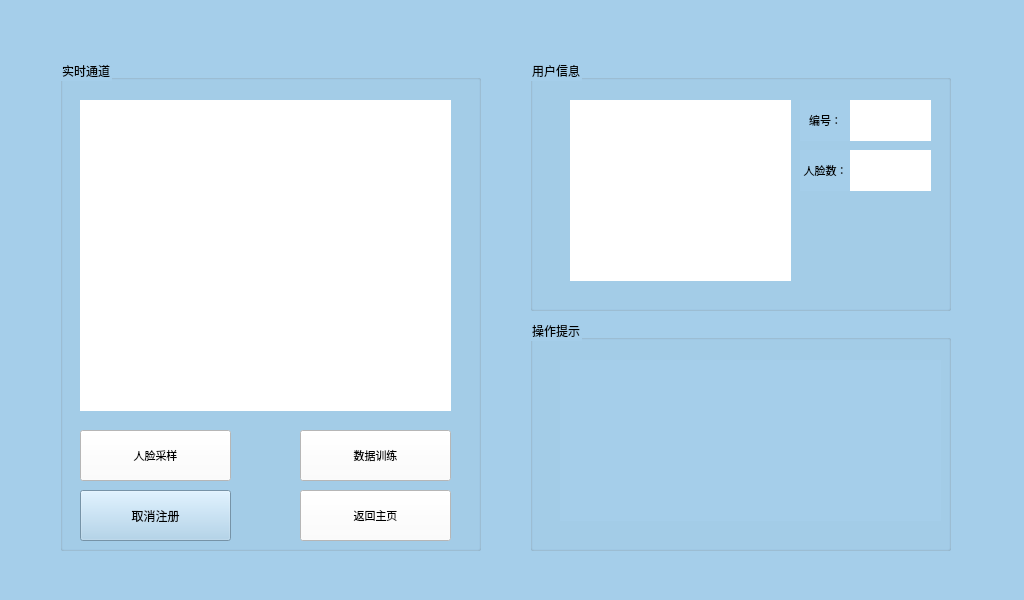
<?xml version="1.0" encoding="UTF-8"?>
<ui version="4.0">
 <class>registerWin</class>
 <widget class="QWidget" name="registerWin">
  <property name="geometry">
   <rect>
    <x>0</x>
    <y>0</y>
    <width>1024</width>
    <height>600</height>
   </rect>
  </property>
  <property name="windowTitle">
   <string>Form</string>
  </property>
  <property name="styleSheet">
   <string notr="true">background-color: rgb(165, 206, 234);</string>
  </property>
  <widget class="QPushButton" name="cancelReg_bt">
   <property name="geometry">
    <rect>
     <x>80</x>
     <y>490</y>
     <width>151</width>
     <height>51</height>
    </rect>
   </property>
   <property name="text">
    <string>取消注册</string>
   </property>
  </widget>
  <widget class="QGroupBox" name="userInfo_gb">
   <property name="geometry">
    <rect>
     <x>530</x>
     <y>60</y>
     <width>421</width>
     <height>251</height>
    </rect>
   </property>
   <property name="title">
    <string>用户信息</string>
   </property>
  </widget>
  <widget class="QLabel" name="displayLabel">
   <property name="geometry">
    <rect>
     <x>80</x>
     <y>100</y>
     <width>371</width>
     <height>311</height>
    </rect>
   </property>
   <property name="sizePolicy">
    <sizepolicy hsizetype="Preferred" vsizetype="Preferred">
     <horstretch>0</horstretch>
     <verstretch>0</verstretch>
    </sizepolicy>
   </property>
   <property name="minimumSize">
    <size>
     <width>0</width>
     <height>0</height>
    </size>
   </property>
   <property name="maximumSize">
    <size>
     <width>16777215</width>
     <height>16777215</height>
    </size>
   </property>
   <property name="styleSheet">
    <string notr="true">background-color: rgb(255, 255, 255);</string>
   </property>
   <property name="text">
    <string/>
   </property>
   <property name="alignment">
    <set>Qt::AlignCenter</set>
   </property>
  </widget>
  <widget class="QPushButton" name="trainButton">
   <property name="geometry">
    <rect>
     <x>300</x>
     <y>430</y>
     <width>151</width>
     <height>51</height>
    </rect>
   </property>
   <property name="sizePolicy">
    <sizepolicy hsizetype="Fixed" vsizetype="Fixed">
     <horstretch>0</horstretch>
     <verstretch>0</verstretch>
    </sizepolicy>
   </property>
   <property name="minimumSize">
    <size>
     <width>151</width>
     <height>51</height>
    </size>
   </property>
   <property name="font">
    <font>
     <pointsize>8</pointsize>
    </font>
   </property>
   <property name="styleSheet">
    <string notr="true">background-color: rgb(255, 255, 255);</string>
   </property>
   <property name="text">
    <string>数据训练</string>
   </property>
  </widget>
  <widget class="QPushButton" name="samplerButton">
   <property name="geometry">
    <rect>
     <x>80</x>
     <y>430</y>
     <width>151</width>
     <height>51</height>
    </rect>
   </property>
   <property name="sizePolicy">
    <sizepolicy hsizetype="Fixed" vsizetype="Fixed">
     <horstretch>0</horstretch>
     <verstretch>0</verstretch>
    </sizepolicy>
   </property>
   <property name="minimumSize">
    <size>
     <width>151</width>
     <height>51</height>
    </size>
   </property>
   <property name="font">
    <font>
     <pointsize>8</pointsize>
    </font>
   </property>
   <property name="styleSheet">
    <string notr="true">background-color: rgb(255, 255, 255);</string>
   </property>
   <property name="text">
    <string>人脸采样</string>
   </property>
  </widget>
  <widget class="QPushButton" name="returnButton">
   <property name="geometry">
    <rect>
     <x>300</x>
     <y>490</y>
     <width>151</width>
     <height>51</height>
    </rect>
   </property>
   <property name="sizePolicy">
    <sizepolicy hsizetype="Fixed" vsizetype="Fixed">
     <horstretch>0</horstretch>
     <verstretch>0</verstretch>
    </sizepolicy>
   </property>
   <property name="minimumSize">
    <size>
     <width>151</width>
     <height>51</height>
    </size>
   </property>
   <property name="font">
    <font>
     <pointsize>8</pointsize>
    </font>
   </property>
   <property name="styleSheet">
    <string notr="true">background-color: rgb(255, 255, 255);</string>
   </property>
   <property name="text">
    <string>返回主页</string>
   </property>
  </widget>
  <widget class="QLabel" name="noticeLabel">
   <property name="geometry">
    <rect>
     <x>560</x>
     <y>360</y>
     <width>381</width>
     <height>161</height>
    </rect>
   </property>
   <property name="sizePolicy">
    <sizepolicy hsizetype="Preferred" vsizetype="Preferred">
     <horstretch>0</horstretch>
     <verstretch>0</verstretch>
    </sizepolicy>
   </property>
   <property name="minimumSize">
    <size>
     <width>0</width>
     <height>0</height>
    </size>
   </property>
   <property name="font">
    <font>
     <pointsize>8</pointsize>
    </font>
   </property>
   <property name="styleSheet">
    <string notr="true"/>
   </property>
   <property name="text">
    <string/>
   </property>
   <property name="alignment">
    <set>Qt::AlignCenter</set>
   </property>
  </widget>
  <widget class="QLabel" name="serialNumLabel">
   <property name="geometry">
    <rect>
     <x>850</x>
     <y>100</y>
     <width>81</width>
     <height>41</height>
    </rect>
   </property>
   <property name="sizePolicy">
    <sizepolicy hsizetype="Fixed" vsizetype="Fixed">
     <horstretch>0</horstretch>
     <verstretch>0</verstretch>
    </sizepolicy>
   </property>
   <property name="minimumSize">
    <size>
     <width>81</width>
     <height>41</height>
    </size>
   </property>
   <property name="font">
    <font>
     <pointsize>8</pointsize>
    </font>
   </property>
   <property name="styleSheet">
    <string notr="true">background-color: rgb(255, 255, 255);</string>
   </property>
   <property name="text">
    <string/>
   </property>
   <property name="alignment">
    <set>Qt::AlignCenter</set>
   </property>
  </widget>
  <widget class="QLabel" name="faceNumLabel">
   <property name="geometry">
    <rect>
     <x>850</x>
     <y>150</y>
     <width>81</width>
     <height>41</height>
    </rect>
   </property>
   <property name="sizePolicy">
    <sizepolicy hsizetype="Fixed" vsizetype="Fixed">
     <horstretch>0</horstretch>
     <verstretch>0</verstretch>
    </sizepolicy>
   </property>
   <property name="minimumSize">
    <size>
     <width>81</width>
     <height>41</height>
    </size>
   </property>
   <property name="font">
    <font>
     <pointsize>8</pointsize>
    </font>
   </property>
   <property name="styleSheet">
    <string notr="true">background-color: rgb(255, 255, 255);</string>
   </property>
   <property name="text">
    <string/>
   </property>
   <property name="alignment">
    <set>Qt::AlignCenter</set>
   </property>
  </widget>
  <widget class="QLabel" name="detectResultLabel">
   <property name="geometry">
    <rect>
     <x>570</x>
     <y>100</y>
     <width>221</width>
     <height>181</height>
    </rect>
   </property>
   <property name="sizePolicy">
    <sizepolicy hsizetype="Fixed" vsizetype="Fixed">
     <horstretch>0</horstretch>
     <verstretch>0</verstretch>
    </sizepolicy>
   </property>
   <property name="minimumSize">
    <size>
     <width>0</width>
     <height>0</height>
    </size>
   </property>
   <property name="maximumSize">
    <size>
     <width>16777215</width>
     <height>16777215</height>
    </size>
   </property>
   <property name="styleSheet">
    <string notr="true">background-color: rgb(255, 255, 255);</string>
   </property>
   <property name="text">
    <string/>
   </property>
   <property name="alignment">
    <set>Qt::AlignCenter</set>
   </property>
  </widget>
  <widget class="QLabel" name="label_5">
   <property name="geometry">
    <rect>
     <x>800</x>
     <y>100</y>
     <width>51</width>
     <height>41</height>
    </rect>
   </property>
   <property name="sizePolicy">
    <sizepolicy hsizetype="Preferred" vsizetype="Preferred">
     <horstretch>0</horstretch>
     <verstretch>0</verstretch>
    </sizepolicy>
   </property>
   <property name="minimumSize">
    <size>
     <width>0</width>
     <height>0</height>
    </size>
   </property>
   <property name="font">
    <font>
     <pointsize>8</pointsize>
    </font>
   </property>
   <property name="styleSheet">
    <string notr="true"/>
   </property>
   <property name="text">
    <string>编号：</string>
   </property>
   <property name="alignment">
    <set>Qt::AlignCenter</set>
   </property>
  </widget>
  <widget class="QLabel" name="label_2">
   <property name="geometry">
    <rect>
     <x>800</x>
     <y>150</y>
     <width>51</width>
     <height>41</height>
    </rect>
   </property>
   <property name="sizePolicy">
    <sizepolicy hsizetype="Preferred" vsizetype="Preferred">
     <horstretch>0</horstretch>
     <verstretch>0</verstretch>
    </sizepolicy>
   </property>
   <property name="minimumSize">
    <size>
     <width>0</width>
     <height>0</height>
    </size>
   </property>
   <property name="font">
    <font>
     <pointsize>8</pointsize>
    </font>
   </property>
   <property name="styleSheet">
    <string notr="true"/>
   </property>
   <property name="text">
    <string>人脸数：</string>
   </property>
   <property name="alignment">
    <set>Qt::AlignCenter</set>
   </property>
  </widget>
  <widget class="QGroupBox" name="opsTips_gb">
   <property name="geometry">
    <rect>
     <x>530</x>
     <y>320</y>
     <width>421</width>
     <height>231</height>
    </rect>
   </property>
   <property name="title">
    <string>操作提示</string>
   </property>
  </widget>
  <widget class="QGroupBox" name="realChan_gb">
   <property name="geometry">
    <rect>
     <x>60</x>
     <y>60</y>
     <width>421</width>
     <height>491</height>
    </rect>
   </property>
   <property name="title">
    <string>实时通道</string>
   </property>
  </widget>
  <zorder>realChan_gb</zorder>
  <zorder>opsTips_gb</zorder>
  <zorder>displayLabel</zorder>
  <zorder>trainButton</zorder>
  <zorder>samplerButton</zorder>
  <zorder>returnButton</zorder>
  <zorder>noticeLabel</zorder>
  <zorder>userInfo_gb</zorder>
  <zorder>cancelReg_bt</zorder>
  <zorder>detectResultLabel</zorder>
  <zorder>label_5</zorder>
  <zorder>label_2</zorder>
  <zorder>serialNumLabel</zorder>
  <zorder>faceNumLabel</zorder>
 </widget>
 <resources/>
 <connections/>
</ui>
